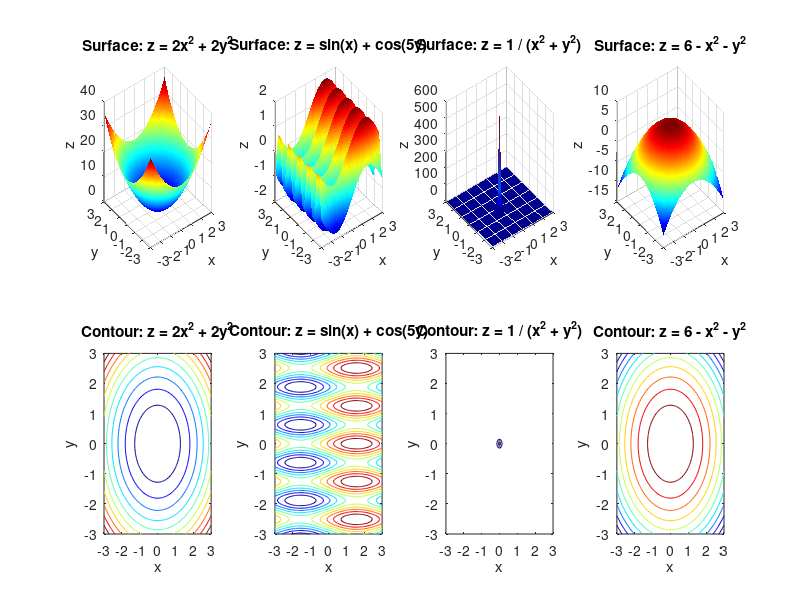

MATLAB code to generate this figure:
clc;
clear;

[x, y] = meshgrid(linspace(-3, 3, 100));

z1 = 2 * x.^2 + 2 * y.^2;
z2 = sin(x) + cos(5 * y);
z3 = 1 ./ (x.^2 + y.^2);
z4 = 6 - x.^2 - y.^2;

figure;

% Surface for z1 = 2x² + 2y²
subplot(2, 4, 1);
surf(x, y, z1);
shading interp;
title('Surface: z = 2x^2 + 2y^2');
xlabel('x');
ylabel('y');
zlabel('z');
colormap('jet');

% Contour for z1
subplot(2, 4, 5);
contour(x, y, z1);
title('Contour: z = 2x^2 + 2y^2');
xlabel('x');
ylabel('y');

% Surface for z2 = sin(x) + cos(5y)
subplot(2, 4, 2);
surf(x, y, z2);
shading interp;
title('Surface: z = sin(x) + cos(5y)');
xlabel('x');
ylabel('y');
zlabel('z');
colormap('jet');

% Contour for z2
subplot(2, 4, 6);
contour(x, y, z2);
title('Contour: z = sin(x) + cos(5y)');
xlabel('x');
ylabel('y');

% Surface for z3 = 1 / (x^2 + y^2)
subplot(2, 4, 3);
surf(x, y, z3);
shading interp;
title('Surface: z = 1 / (x^2 + y^2)');
xlabel('x');
ylabel('y');
zlabel('z');
colormap('jet');

% Contour for z3
subplot(2, 4, 7);
contour(x, y, z3);
title('Contour: z = 1 / (x^2 + y^2)');
xlabel('x');
ylabel('y');

% Surface for z4 = 6 - x^2 - y^2
subplot(2, 4, 4);
surf(x, y, z4);
shading interp;
title('Surface: z = 6 - x^2 - y^2');
xlabel('x');
ylabel('y');
zlabel('z');
colormap('jet');

% Contour for z4
subplot(2, 4, 8);
contour(x, y, z4);
title('Contour: z = 6 - x^2 - y^2');
xlabel('x');
ylabel('y');

